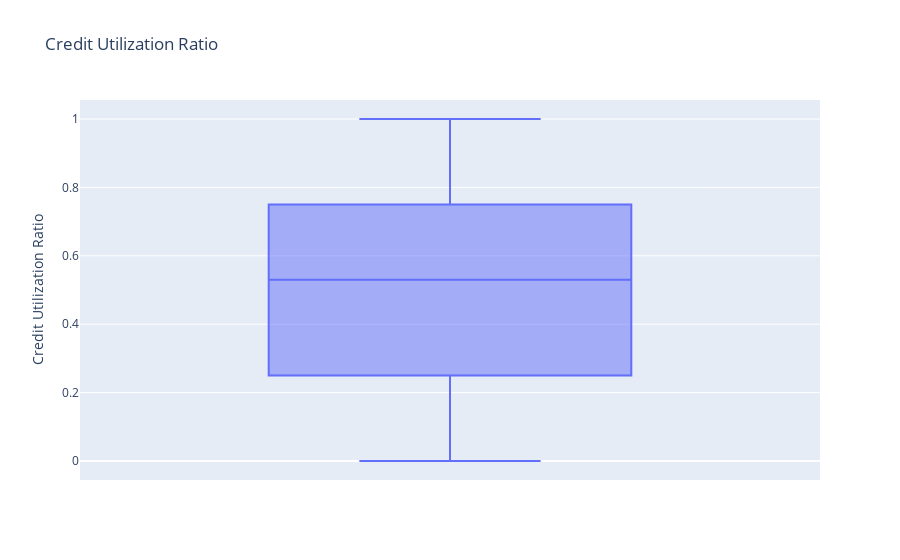

Notebook cell for this chart:
### Code cell
credit_utilization_ratio = px.box(df, y="Credit Utilization Ratio", title="Credit Utilization Ratio")
credit_utilization_ratio.show()

### Figure 1 — Plotly figure (JSON) as saved in the notebook; plotly's stock layout.template omitted (floating-point values rounded to 4 significant figures; data arrays with more than 128 entries replaced by an {"elided": "..."} marker saying what was removed)
{"data": [{"alignmentgroup": "True", "hovertemplate": "Credit Utilization Ratio=%{y}<extra></extra>", "legendgroup": "", "marker": {"color": "#636efa"}, "name": "", "notched": false, "offsetgroup": "", "orientation": "v", "showlegend": false, "type": "box", "x0": " ", "xaxis": "x", "y": {"elided": "1000 float values"}, "y0": " ", "yaxis": "y"}], "layout": {"boxmode": "group", "legend": {"tracegroupgap": 0}, "title": {"text": "Credit Utilization Ratio"}, "xaxis": {"anchor": "y", "domain": [0, 1]}, "yaxis": {"anchor": "x", "domain": [0, 1], "title": {"text": "Credit Utilization Ratio"}}}}
